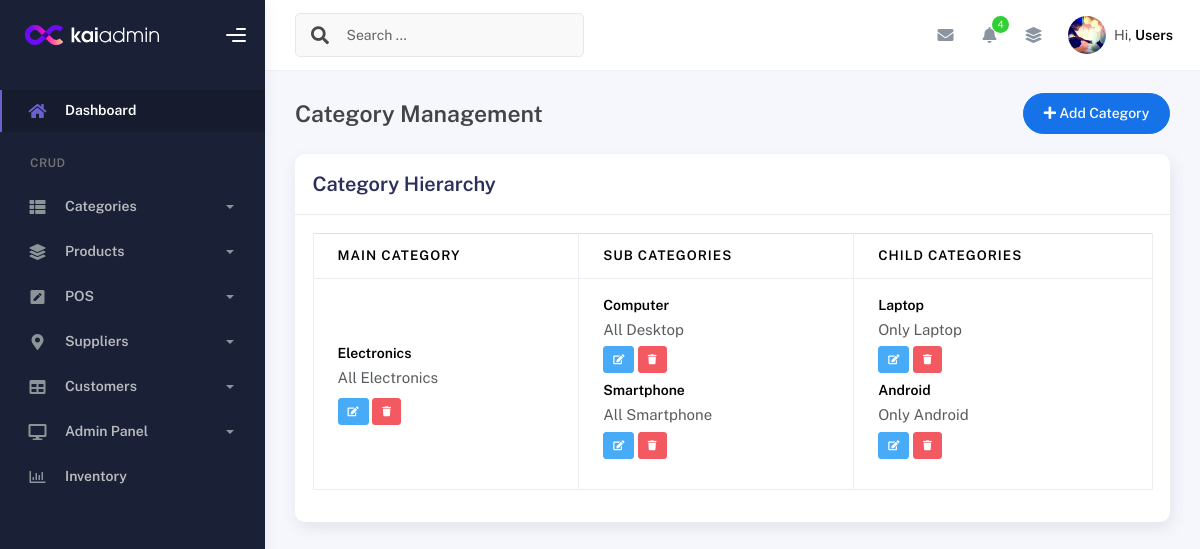
The page /modules/categories/view_categories.php (signed in) on the database as committed earlier.
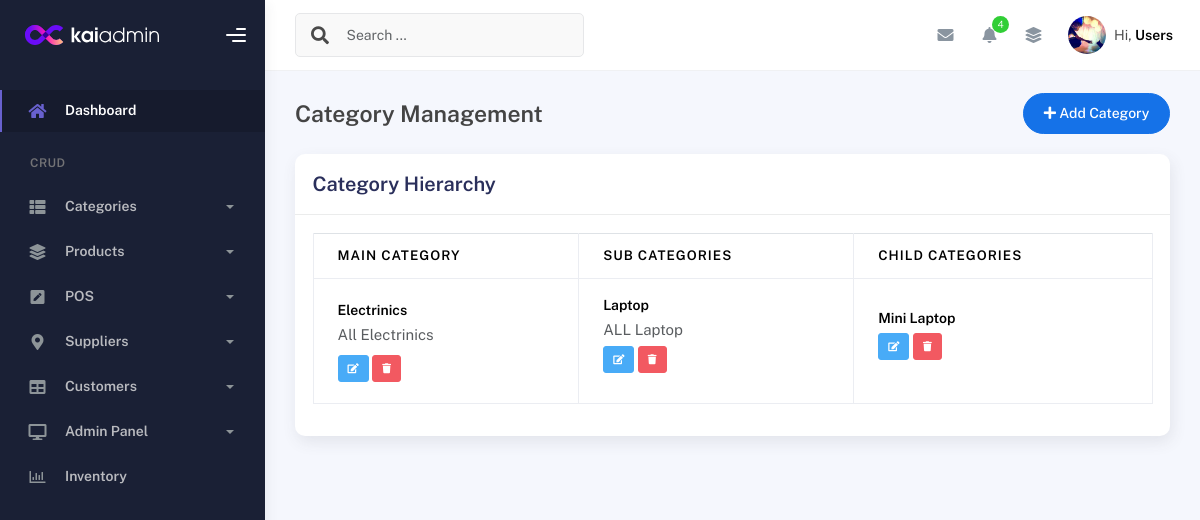
The same page on the database as committed later.
### tables this page shows
CREATE TABLE `category` (
  `id` int(11) NOT NULL,
  `category` varchar(100) NOT NULL,
  `details` text DEFAULT NULL,
  `is_deleted` tinyint(1) DEFAULT 0,
  `deleted_at` timestamp NULL DEFAULT NULL,
  `created_at` timestamp NOT NULL DEFAULT current_timestamp(),
  `updated_at` timestamp NOT NULL DEFAULT current_timestamp() ON UPDATE current_timestamp()
);

CREATE TABLE `sub_category` (
  `id` int(11) NOT NULL,
  `category_id` int(11) NOT NULL,
  `category_name` varchar(100) NOT NULL,
  `details` text DEFAULT NULL,
  `is_deleted` tinyint(1) DEFAULT 0,
  `deleted_at` timestamp NULL DEFAULT NULL,
  `created_at` timestamp NOT NULL DEFAULT current_timestamp(),
  `updated_at` timestamp NOT NULL DEFAULT current_timestamp() ON UPDATE current_timestamp()
);

CREATE TABLE `child_category` (
  `id` int(11) NOT NULL,
  `sub_category_id` int(11) NOT NULL,
  `category_name` varchar(100) NOT NULL,
  `details` text DEFAULT NULL,
  `is_deleted` tinyint(1) DEFAULT 0,
  `deleted_at` timestamp NULL DEFAULT NULL,
  `created_at` timestamp NOT NULL DEFAULT current_timestamp(),
  `updated_at` timestamp NOT NULL DEFAULT current_timestamp() ON UPDATE current_timestamp()
);

### includes/crud_class.php (called while the page is built, shortened)
<?php
class CRUD {
    protected $host = 'localhost';
    protected $username = 'root';
    protected $password = '';
    protected $database = 'inventory_system';
    protected $connect;
    function __construct() {
        $this->connect = new mysqli($this->host, $this->username, $this->password, $this->database);
        $this->connect->set_charset("utf8mb4");
    }
    private function bind_params($stmt, $params) {
        $types = '';
        $values = [];
        foreach ($params as $value) {
            if (is_int($value)) {
                $types .= 'i';
            } elseif (is_float($value)) {
                $types .= 'd';
            } else {
                $types .= 's';
            }
            $values[] = $value;
        }
        array_unshift($values, $types);
        return call_user_func_array([$stmt, 'bind_param'], $this->ref_values($values));
    }
    private function ref_values($array) {
        $refs = [];
        foreach ($array as $key => $value) {
            $refs[$key] = &$array[$key];
        }
        return $refs;
    }
    public function common_select($table, $fields = '*', $where = false, $sort = 'id', $sort_type = 'asc', $offset = false, $limit = false) {
        $data = [];
        $error = 0;
        $error_msg = "";
        $params = [];
        $sql = "SELECT $fields FROM `$table`";
        if ($where && is_array($where)) {
            $sql .= " WHERE ";
            $i = 0;
            foreach ($where as $k => $v) {
                $sql .= "`$k` = ?";
                $params[] = $v;
                if ($i < count($where) - 1) {
                    $sql .= " AND ";
                }
                $i++;
            }
        }
        if ($sort) {
            $sql .= " ORDER BY `$sort` " . (strtoupper($sort_type) === 'DESC' ? 'DESC' : 'ASC');
        }
        $stmt = $this->connect->prepare($sql);
        if ($stmt) {
            if (!empty($params)) {
                if (!$this->bind_params($stmt, $params)) {
                    return ['data' => [], 'error' => 1, 'error_msg' => "Parameter binding failed"];
                }
            }
            if ($stmt->execute()) {
                $result = $stmt->get_result();
                if ($result->num_rows > 0) {
                    while ($r = $result->fetch_object()) {
                        $data[] = $r;
                    }
                }
            } else {
                $error = 1;
                $error_msg = $stmt->error;
            }
        } else {
            $error = 1;
            $error_msg = $this->connect->error;
        }
        return ['data' => $data, 'error' => $error, 'error_msg' => $error_msg];
    }
}

### db_plugin.php (called while the page is built, shortened)
<?php
require_once __DIR__ . '/includes/crud_class.php';
$mysqli=new crud();
?>

### modules/categories/view_categories.php (the view, shortened to what the rows shown need)
<?php
require_once __DIR__ . '/../../db_plugin.php';
$main_categories = $mysqli->common_select('category', '*', ['is_deleted' => 0], 'category', 'asc')['data'];
$category_tree = [];
foreach ($main_categories as $main_cat) {
    $main_cat->sub_categories = $mysqli->common_select('sub_category', '*',
        ['category_id' => $main_cat->id, 'is_deleted' => 0], 'category_name', 'asc')['data'];
    foreach ($main_cat->sub_categories as $sub_cat) {
        $sub_cat->child_categories = $mysqli->common_select('child_category', '*',
            ['sub_category_id' => $sub_cat->id, 'is_deleted' => 0], 'category_name', 'asc')['data'];
    }
    $category_tree[] = $main_cat;
}
require_once __DIR__ . '/../../requires/header.php';
require_once __DIR__ . '/../../requires/topbar.php';
?>
<div class="container">
    <div class="page-inner">
        <div class="row">
            <div class="col-md-12">
                <div class="card">
                    <div class="card-body">
                        <div class="table-responsive">
                            <table class="table table-bordered">
                                <thead class="bg-primary text-white">
                                    <tr>
                                        <th>Main Category</th>
                                        <th>Sub Categories</th>
                                        <th>Child Categories</th>
                                    </tr>
                                </thead>
                                <tbody>
                                    <?php foreach ($category_tree as $main_cat): ?>
                                        <tr>
                                            <td>
                                                <strong><?= htmlspecialchars($main_cat->category) ?></strong>
                                                <?php if ($main_cat->details): ?>
                                                    <p class="text-muted mb-0"><?= htmlspecialchars($main_cat->details) ?></p>
                                                <?php endif; ?>
                                                <div class="mt-2">
                                                    <a href="edit_category.php?edit_main=<?= $main_cat->id ?>" class="btn btn-xs btn-info">
                                                        <i class="fas fa-edit"></i>
                                                    </a>
                                                    <a href="delete_category.php?type=main&id=<?= $main_cat->id ?>"
                                                       class="btn btn-xs btn-danger"
                                                       onclick="return confirm('Delete this main category and all its sub/child categories?')">
                                                        <i class="fas fa-trash"></i>
                                                    </a>
                                                </div>
                                            </td>
                                            <td>
                                                <?php if (!empty($main_cat->sub_categories)): ?>
                                                    <ul class="list-unstyled">
                                                        <?php foreach ($main_cat->sub_categories as $sub_cat): ?>
                                                            <li class="mb-2">
                                                                <strong><?= htmlspecialchars($sub_cat->category_name) ?></strong>
                                                                <?php if ($sub_cat->details): ?>
                                                                    <p class="text-muted mb-0"><?= htmlspecialchars($sub_cat->details) ?></p>
                                                                <?php endif; ?>
                                                                <div class="mt-1">
                                                                    <a href="edit_category.php?edit_sub=<?= $sub_cat->id ?>" class="btn btn-xs btn-info">
                                                                        <i class="fas fa-edit"></i>
                                                                    </a>
                                                                    <a href="delete_category.php?type=sub&id=<?= $sub_cat->id ?>"
                                                                       class="btn btn-xs btn-danger"
                                                                       onclick="return confirm('Delete this sub-category and all its child categories?')">
                                                                        <i class="fas fa-trash"></i>
                                                                    </a>
                                                                </div>
                                                            </li>
                                                        <?php endforeach; ?>
                                                    </ul>
                                                <?php else: ?>
                                                    <span class="text-muted">No sub-categories</span>
                                                <?php endif; ?>
                                            </td>
                                            <td>
                                                <?php if (!empty($main_cat->sub_categories)): ?>
                                                    <ul class="list-unstyled">
                                                        <?php foreach ($main_cat->sub_categories as $sub_cat): ?>
                                                            <?php if (!empty($sub_cat->child_categories)): ?>
                                                                <?php foreach ($sub_cat->child_categories as $child_cat): ?>
                                                                    <li class="mb-2">
                                                                        <strong><?= htmlspecialchars($child_cat->category_name) ?></strong>
                                                                        <?php if ($child_cat->details): ?>
                                                                            <p class="text-muted mb-0"><?= htmlspecialchars($child_cat->details) ?></p>
                                                                        <?php endif; ?>
                                                                        <div class="mt-1">
                                                                            <a href="edit_category.php?edit_child=<?= $child_cat->id ?>" class="btn btn-xs btn-info">
                                                                                <i class="fas fa-edit"></i>
                                                                            </a>
                                                                            <a href="delete_category.php?type=child&id=<?= $child_cat->id ?>"
                                                                               class="btn btn-xs btn-danger"
                                                                               onclick="return confirm('Delete this child category?')">
                                                                                <i class="fas fa-trash"></i>
                                                                            </a>
                                                                        </div>
                                                                    </li>
                                                                <?php endforeach; ?>
                                                            <?php endif; ?>
                                                        <?php endforeach; ?>
                                                    </ul>
                                                <?php else: ?>
                                                    <span class="text-muted">No child categories</span>
                                                <?php endif; ?>
                                            </td>
                                        </tr>
                                    <?php endforeach; ?>
                                </tbody>
                            </table>
                        </div>
                    </div>
                </div>
            </div>
        </div>
    </div>
</div>
<?php require_once __DIR__ . '/../../requires/footer.php'; ?>

Rows that differ between the two databases and show on the page:
removed sub_category: category_name "Computer", details "All Desktop", child_category (category_name "Laptop", details "Only Laptop")
removed sub_category: category_name "Smartphone", details "All Smartphone"
removed child_category: category_name "Android", details "Only Android"
changed category: category "Electronics" → "Electrinics"; details "All Electronics" → "All Electrinics"
added sub_category: category_name "Laptop", details "ALL Laptop", child_category (category_name "Mini Laptop")
